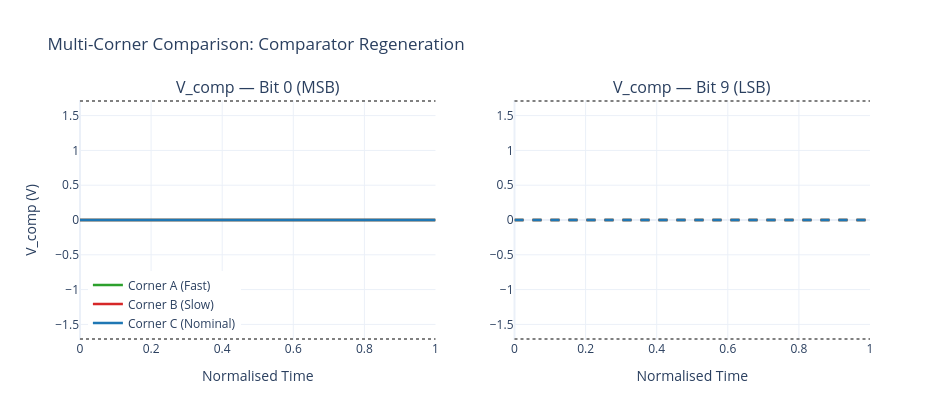

Write notebook code for a chart like this one.
### Markdown cell above
---

## 7. Multi-Corner Comparison Plot

We overlay the three design corners' waveforms to visually show how dramatically different design choices affect the comparator dynamics.

### Code cell
corners = {'Corner A (Fast)': corner_A, 'Corner B (Slow)': corner_B, 'Corner C (Nominal)': corner_C}
corner_colors = {'Corner A (Fast)': '#2ca02c', 'Corner B (Slow)': '#d62728', 'Corner C (Nominal)': '#1f77b4'}

t_np = np.linspace(0, 1, DESIGN.n_time_steps)

fig_corners = make_subplots(rows=1, cols=2,
    subplot_titles=['V_comp — Bit 0 (MSB)', 'V_comp — Bit 9 (LSB)'])

for corner_name, cparams in corners.items():
    p_list = [cparams.get(k, 0.0) for k in DESIGN_PARAM_NAMES]
    params_t = to_tensor([p_list], device=DEVICE)
    t_local = torch.linspace(0, 1, DESIGN.n_time_steps, device=DEVICE)
    
    with torch.no_grad():
        res = predict_full_conversion(model, params_t, t_local, DESIGN.n_bits)
    
    vcomp = res['vcomp'][0].cpu().numpy()
    
    fig_corners.add_trace(go.Scatter(
        x=t_np, y=vcomp[0],  # MSB
        mode='lines', name=corner_name,
        line=dict(color=corner_colors[corner_name], width=2.5),
    ), row=1, col=1)
    
    fig_corners.add_trace(go.Scatter(
        x=t_np, y=vcomp[-1],  # LSB
        mode='lines', name=corner_name,
        line=dict(color=corner_colors[corner_name], width=2.5, dash='dash'),
        showlegend=False,
    ), row=1, col=2)

# Rail markers
for col in [1, 2]:
    fig_corners.add_hline(y=1.8*0.95, line_dash='dot', line_color='gray', row=1, col=col)
    fig_corners.add_hline(y=-1.8*0.95, line_dash='dot', line_color='gray', row=1, col=col)

fig_corners.update_xaxes(title_text='Normalised Time', row=1, col=1)
fig_corners.update_xaxes(title_text='Normalised Time', row=1, col=2)
fig_corners.update_yaxes(title_text='V_comp (V)', row=1, col=1)
fig_corners.update_layout(
    title='Multi-Corner Comparison: Comparator Regeneration',
    template='plotly_white',
    height=420, width=950,
    legend=dict(x=0.01, y=0.01),
)
fig_corners.show()
